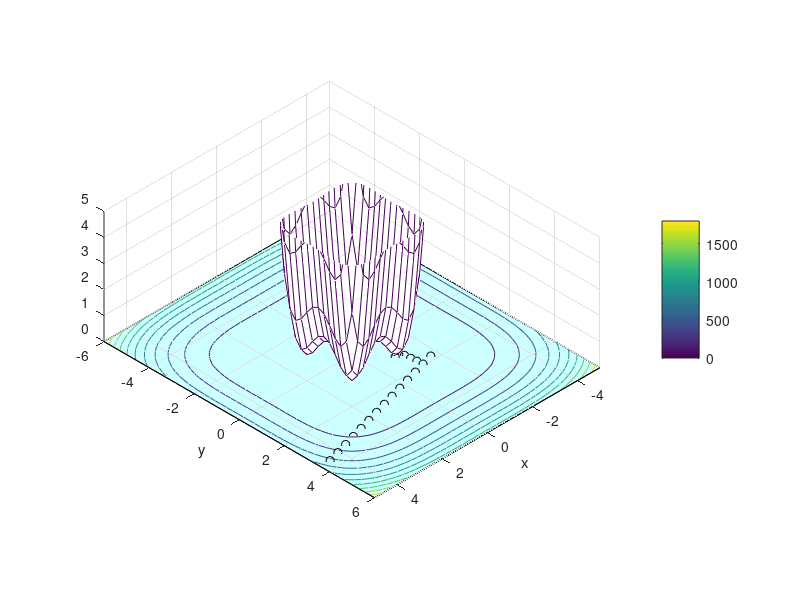

The MATLAB script that drew this image:

% Greiciausio nusileidimo metodas

function greiciausiasNusileidimas
    clc,close all
    scrsz = get(0,'ScreenSize')

    x=[-5:0.25:5];y=[-6:0.25:6];
    Z=pavirsius(@target,x,y);
    fig1=figure(1);set(fig1,'Position',[50 scrsz(4)/1.8 scrsz(3)/3 scrsz(4)/3]);
    hold on,grid on,axis equal,axis([min(x) max(x) min(y) max(y) 0 5]);view([1 1 1]);xlabel('x'),ylabel('y');
    mesh(x,y,Z(:,:,1)','FaceAlpha',0.2);contour(x,y,Z(:,:,1)',[0 0],'LineWidth',1.5);
    xx=axis;
    fill([xx(1),xx(1),xx(2),xx(2)],[xx(3),xx(4),xx(4),xx(3)],'c','FaceAlpha',0.2);


    contour(x,y,Z(:,:,1)');
    xlabel('x'),ylabel('y')
    colorbar;

    eps=1e-5
    step=0.5
    itmax=10
    x=[6;4];
    plot3(x(1),x(2),0,'g*');
    for iii=1:itmax

        grad=gradient(x);
        fff=target(x);
        for j=1:100  % ejimas pagal mazejimo krypti
            deltax=grad/norm(grad)*step; 
            x=x-deltax';
                % vizualizavimas:
                plot3(x(1),x(2),0,'ro');
                h = findobj(gca,'Type','line');
                pause(0.05);delete(h(1));    
                plot3(x(1),x(2),0,'ko');
            fff1=target(x);
            if fff1 > fff, x=x+deltax';break,end
            fff=fff1;
        end


        tikslumas=norm(fff);
        fprintf(1,'\n iteracija %d  tikslumas %g',iii,tikslumas);
        if tikslumas < eps
            fprintf(1,'\n sprendinys x =');
            fprintf(1,'  %g',x);
            break
        elseif iii == itmax
            fprintf(1,'\n ****tikslumas nepasiektas. Paskutinis artinys x =');
            fprintf(1,'  %g',x);
            break
        end

    step=step/2;
    end
end

%   Lygciu sistemos funkcija 
function fff=f(x)
    fff=[x(1)^2+x(2)^2-2;
         x(1)^2-x(2)^2];
end
    
%  Jakobio matrica
function dfff=df(x)
        dfff=[2*x(1), 2*x(2);
              2*x(1), -2*x(2)];
end
    
%     Tikslo funkcija
function rez=target(x)
    rez=f(x)'*f(x)/2;
end
    
    % Gradientas
function rez=gradient(x)
    rez=f(x)'*df(x);
end
    
function Z=pavirsius(funk,x,y)
    for i=1:length(x)
        for j=1:length(y)
            Z(i,j)=funk([x(i),y(j)]);
        end
    end
end